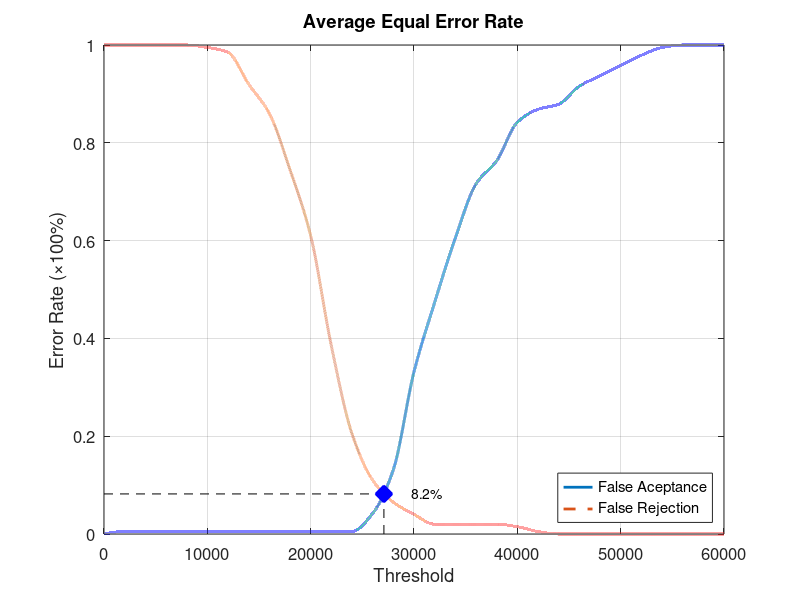
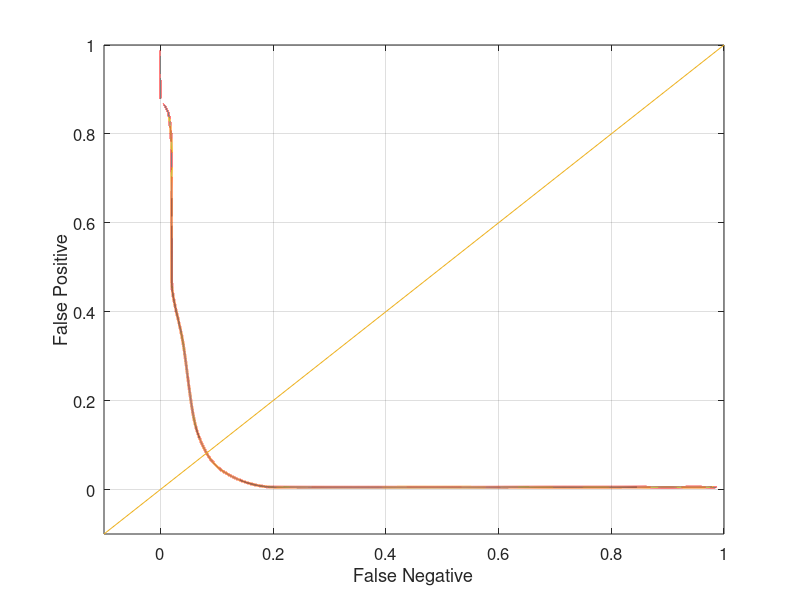

Write the MATLAB code that produced these figures, in order.
function yEER = Database4_3
close all;
clear;
clc;
x = 0:2000:60000;
xq = 0:0.5:60000;

y0 = [0 0.00526316 0.00526316 0.00526316 0.00526316 0.00526316 0.00526316 0.00526316 0.00526316 0.00526316 0.00526316 0.00526316 0.00526316 0.0421053 0.131579 0.331579 0.473684 0.605263 0.715789 0.763158 0.842105 0.868421 0.878947 0.915789 0.936842 0.957895 0.978947 0.994737 1 1 1];
yy0 = interp1(x, y0, xq, 'pchip');
y1 = [1 1 1 1 1 0.995 0.985 0.92 0.86 0.745 0.61 0.385 0.205 0.11 0.065 0.04 0.02 0.02 0.02 0.02 0.015 0.005 0 0 0 0 0 0 0 0 0];
yy1 = interp1(x, y1, xq, 'pchip');

% Calculating EER: 
y2 = abs(y0 - y1);
find(y2 == min(y2))
yy2 = abs(yy0 - yy1);
xEER = find(yy2 == min(yy2));
xEERIndex = xq(xEER) % X-axis EER
yEER = yy0(xEER) % Y-axis EER

main = figure
plot(xq, yy0,'-','LineWidth', 2);	hold on
plot(xq, yy1,'--','LineWidth', 2);	hold on
plot([xEERIndex xEERIndex], [0 yEER], 'k--');	hold on
plot([0 xEERIndex], [yEER yEER], 'k--');	hold on
plot(xEERIndex, yEER, 'bx', 'LineWidth', 10);	hold on
text(xEERIndex + 10 * xEERIndex / 100, yEER, [num2str(round((10000 * yEER)) / 100) '%'])
legend('False Aceptance', 'False Rejection', 'Location', 'SouthEast')
xlabel('Threshold')
ylabel('Error Rate (\times100%)')
title('Average Equal Error Rate')
set(gca, 'FontSize', 12)
axis([0 60000 0 1])
grid on

print(main, 'Database4_3Main', '-dpng');
FNRxFPR = figure('Color', [1 1 1]);
plot(yy1, yy0, '-', yy1, yy0, 'LineWidth', 2);
hold on
y = -0.1:0.1:1
plot(y, y); 
set(gca, 'FontSize', 12)
xlabel('False Negative')
ylabel('False Positive')
axis([-0.1 1 -0.1 1])
set(gca, 'FontSize', 12)
grid on

print(FNRxFPR, 'Database4_3FNRxFPR','-dpng');
end
